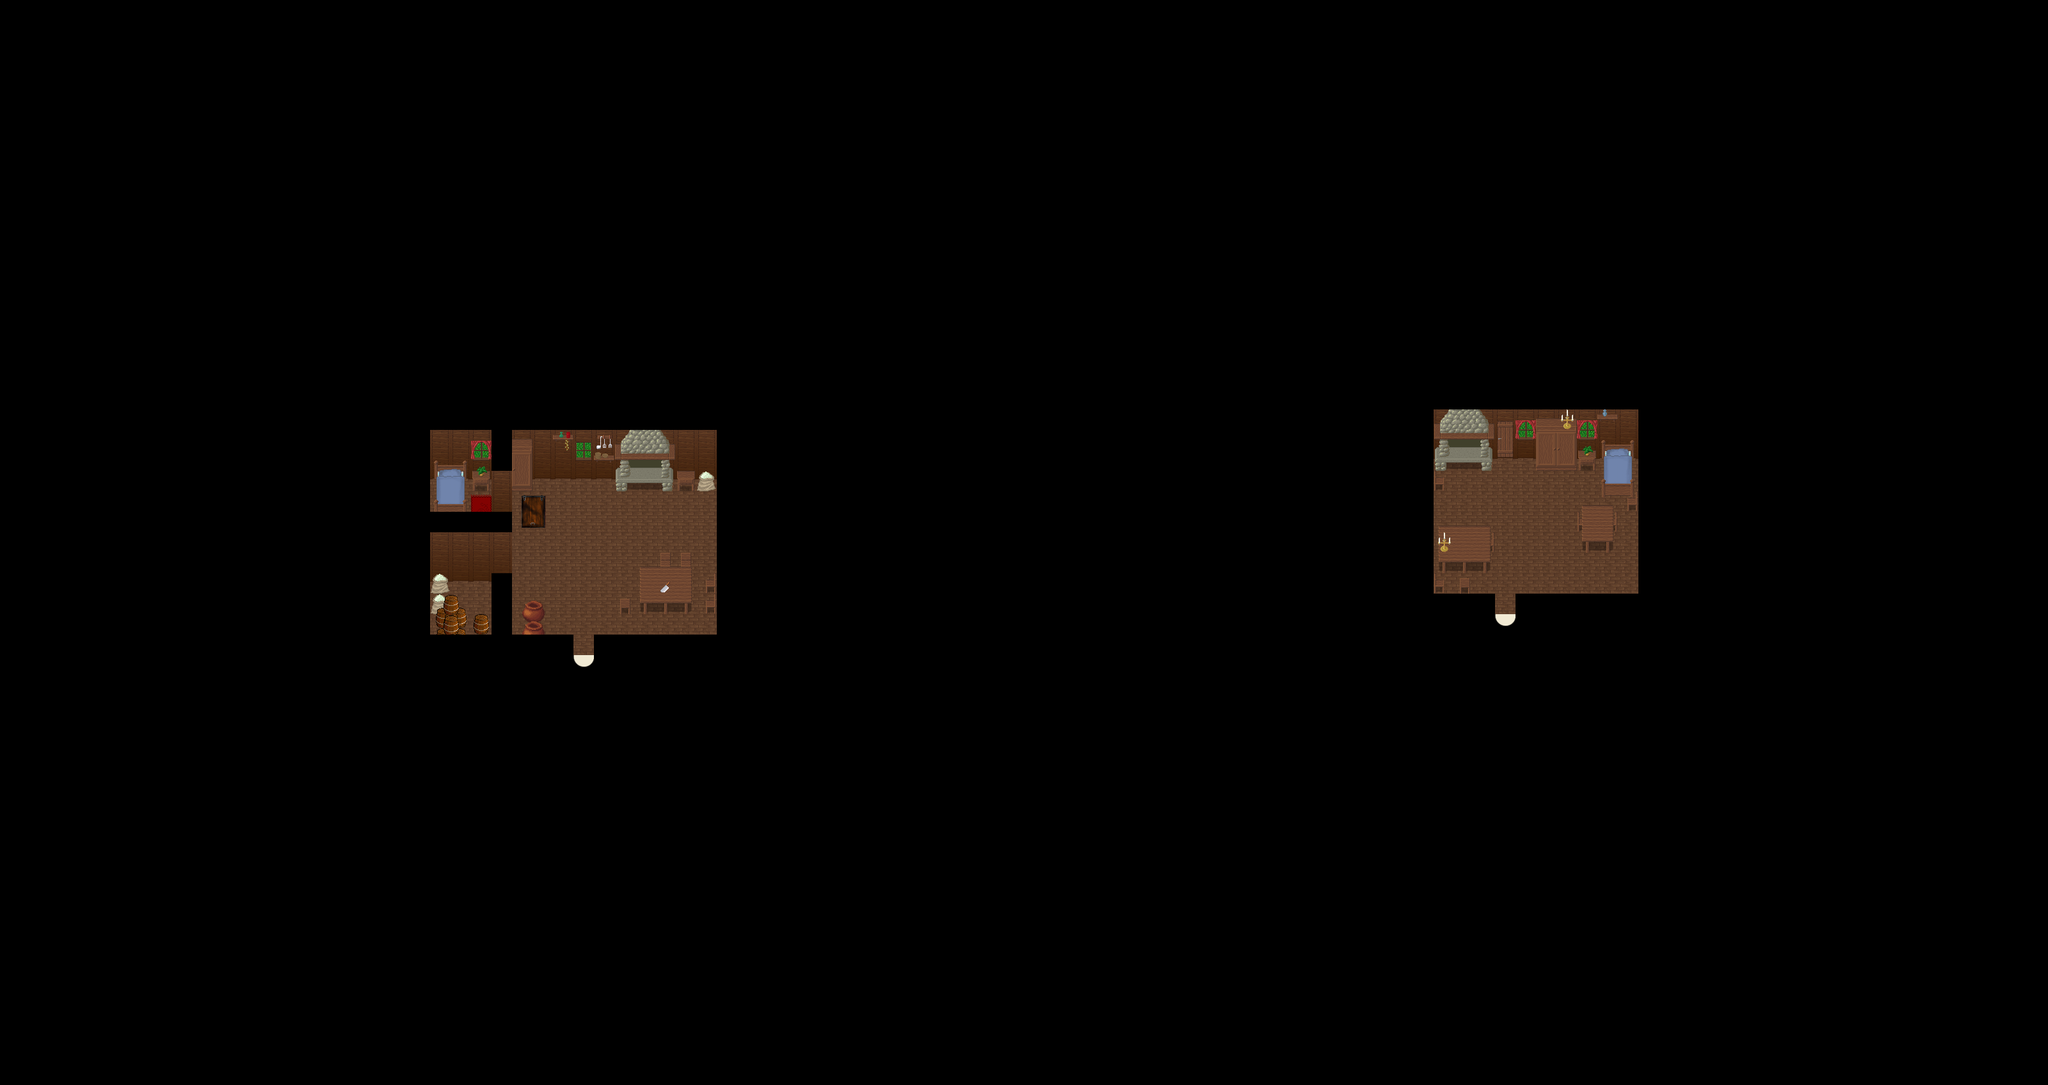

A level layout from a 2D game, rendered from its tile map. Below: a short description, then the map file with tile-grid data replaced by summaries:
An orthogonal 100x53 tile map with 32x32 px tiles, 5 tile layers (Ground1, Ground2, Ground3, Fringe, ...), 1 hidden layer not drawn, 5 tilesets and 4 objects (2x warp, 2x particle_effect).

<map version="1.10" tiledversion="1.10.1" orientation="orthogonal" renderorder="right-down" width="100" height="53" tilewidth="32" tileheight="32" infinite="0" nextlayerid="8" nextobjectid="5">
 <properties>
  <property name="Authors" value="The Mana World, bh28." />
  <property name="music" value="Fireplace.ogg" />
  <property name="name" value="Trappers Huts" />
 </properties>
 <tileset firstgid="1" source="../tilesets/collision.tsx" />
 <tileset firstgid="3" source="../tilesets/inn.tsx" />
 <tileset firstgid="259" source="../tilesets/woodland_indoor.tsx" />
 <tileset firstgid="515" source="../tilesets/woodland_indoor_x2.tsx" />
 <tileset firstgid="563" source="../tilesets/woodland_indoor_x3.tsx" />
 <layer id="1" name="Ground1" width="100" height="53">
  <data>[5300 cells, 5300 non-empty, 11 distinct tile ids]</data>
 </layer>
 <layer id="2" name="Ground2" width="100" height="53">
  <data>[5300 cells, 74 non-empty, 46 distinct tile ids]</data>
 </layer>
 <layer id="3" name="Ground3" width="100" height="53">
  <data>[5300 cells, 3 non-empty, 3 distinct tile ids]</data>
 </layer>
 <layer id="4" name="Fringe" width="100" height="53">
  <data>[5300 cells, 8 non-empty, 3 distinct tile ids]</data>
 </layer>
 <layer id="5" name="Over1" width="100" height="53">
  <data>[5300 cells, 46 non-empty, 12 distinct tile ids]</data>
 </layer>
 <layer id="6" name="Collision" width="100" height="53" visible="0">
  <data>[5300 cells, 5150 non-empty, 1 distinct tile ids]</data>
 </layer>
 <objectgroup id="7" name="Objects" visible="0">
  <object id="1" name="To Outside" type="warp" x="896" y="1024" width="32" height="32">
   <properties>
    <property name="dest_map" value="034-1" />
    <property name="dest_x" value="31" />
    <property name="dest_y" value="69" />
   </properties>
  </object>
  <object id="2" name="graphics/particles/fireplace.particle.xml" type="particle_effect" x="992" y="736" width="32" height="32" />
  <object id="3" name="To Outside" type="warp" x="2336" y="960" width="32" height="32">
   <properties>
    <property name="dest_map" value="034-1" />
    <property name="dest_x" value="64" />
    <property name="dest_y" value="100" />
   </properties>
  </object>
  <object id="4" name="graphics/particles/fireplace.particle.xml" type="particle_effect" x="2272" y="704" width="32" height="32" />
 </objectgroup>
</map>
